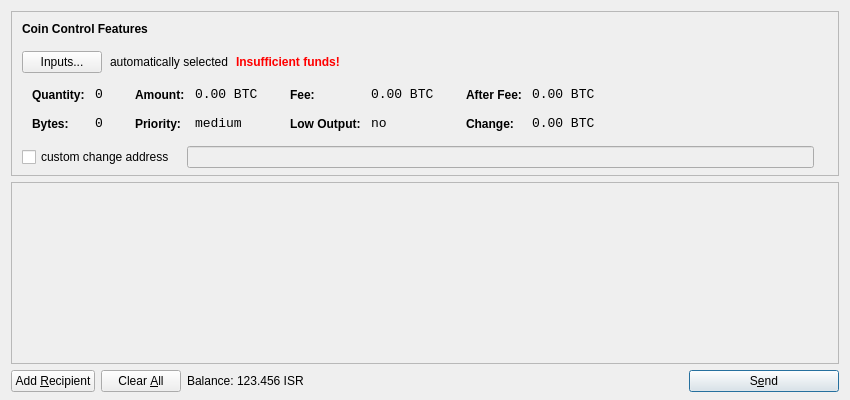
<?xml version="1.0" encoding="UTF-8"?>
<ui version="4.0">
 <class>SendCoinsDialog</class>
 <widget class="QDialog" name="SendCoinsDialog">
  <property name="geometry">
   <rect>
    <x>0</x>
    <y>0</y>
    <width>850</width>
    <height>400</height>
   </rect>
  </property>
  <property name="windowTitle">
   <string>Send Coins</string>
  </property>
  <layout class="QVBoxLayout" name="verticalLayout" stretch="0,1,0">
   <property name="bottomMargin">
    <number>8</number>
   </property>
   <item>
    <widget class="QFrame" name="frameCoinControl">
     <property name="sizePolicy">
      <sizepolicy hsizetype="Expanding" vsizetype="Expanding">
       <horstretch>0</horstretch>
       <verstretch>0</verstretch>
      </sizepolicy>
     </property>
     <property name="maximumSize">
      <size>
       <width>16777215</width>
       <height>16777215</height>
      </size>
     </property>
     <property name="frameShape">
      <enum>QFrame::StyledPanel</enum>
     </property>
     <property name="frameShadow">
      <enum>QFrame::Sunken</enum>
     </property>
     <layout class="QVBoxLayout" name="verticalLayoutCoinControl2">
      <property name="spacing">
       <number>-1</number>
      </property>
      <property name="leftMargin">
       <number>0</number>
      </property>
      <property name="topMargin">
       <number>0</number>
      </property>
      <property name="rightMargin">
       <number>0</number>
      </property>
      <property name="bottomMargin">
       <number>6</number>
      </property>
      <item>
       <layout class="QVBoxLayout" name="verticalLayoutCoinControl" stretch="0,0,0,0,1">
        <property name="spacing">
         <number>0</number>
        </property>
        <property name="leftMargin">
         <number>10</number>
        </property>
        <property name="topMargin">
         <number>10</number>
        </property>
        <item>
         <layout class="QHBoxLayout" name="horizontalLayoutCoinControl1">
          <property name="bottomMargin">
           <number>15</number>
          </property>
          <item>
           <widget class="QLabel" name="labelCoinControlFeatures">
            <property name="sizePolicy">
             <sizepolicy hsizetype="Preferred" vsizetype="Maximum">
              <horstretch>0</horstretch>
              <verstretch>0</verstretch>
             </sizepolicy>
            </property>
            <property name="font">
             <font>
              <weight>75</weight>
              <bold>true</bold>
             </font>
            </property>
            <property name="styleSheet">
             <string notr="true">font-weight:bold;</string>
            </property>
            <property name="text">
             <string>Coin Control Features</string>
            </property>
           </widget>
          </item>
         </layout>
        </item>
        <item>
         <layout class="QHBoxLayout" name="horizontalLayoutCoinControl2" stretch="0,0,0,0">
          <property name="spacing">
           <number>8</number>
          </property>
          <property name="bottomMargin">
           <number>10</number>
          </property>
          <item>
           <widget class="QPushButton" name="pushButtonCoinControl">
            <property name="styleSheet">
             <string notr="true"/>
            </property>
            <property name="text">
             <string>Inputs...</string>
            </property>
           </widget>
          </item>
          <item>
           <widget class="QLabel" name="labelCoinControlAutomaticallySelected">
            <property name="text">
             <string>automatically selected</string>
            </property>
            <property name="margin">
             <number>5</number>
            </property>
           </widget>
          </item>
          <item>
           <widget class="QLabel" name="labelCoinControlInsuffFunds">
            <property name="font">
             <font>
              <weight>75</weight>
              <bold>true</bold>
             </font>
            </property>
            <property name="styleSheet">
             <string notr="true">color:red;font-weight:bold;</string>
            </property>
            <property name="text">
             <string>Insufficient funds!</string>
            </property>
            <property name="margin">
             <number>5</number>
            </property>
           </widget>
          </item>
          <item>
           <spacer name="horizontalSpacerCoinControl">
            <property name="orientation">
             <enum>Qt::Horizontal</enum>
            </property>
            <property name="sizeHint" stdset="0">
             <size>
              <width>40</width>
              <height>1</height>
             </size>
            </property>
           </spacer>
          </item>
         </layout>
        </item>
        <item>
         <widget class="QWidget" name="widgetCoinControl" native="true">
          <property name="sizePolicy">
           <sizepolicy hsizetype="Preferred" vsizetype="Preferred">
            <horstretch>0</horstretch>
            <verstretch>0</verstretch>
           </sizepolicy>
          </property>
          <property name="minimumSize">
           <size>
            <width>0</width>
            <height>0</height>
           </size>
          </property>
          <property name="styleSheet">
           <string notr="true"/>
          </property>
          <layout class="QHBoxLayout" name="horizontalLayoutCoinControl5">
           <property name="margin">
            <number>0</number>
           </property>
           <item>
            <layout class="QHBoxLayout" name="horizontalLayoutCoinControl3" stretch="0,0,0,1">
             <property name="spacing">
              <number>20</number>
             </property>
             <property name="topMargin">
              <number>0</number>
             </property>
             <property name="bottomMargin">
              <number>10</number>
             </property>
             <item>
              <layout class="QFormLayout" name="formLayoutCoinControl1">
               <property name="horizontalSpacing">
                <number>10</number>
               </property>
               <property name="verticalSpacing">
                <number>14</number>
               </property>
               <property name="leftMargin">
                <number>10</number>
               </property>
               <property name="topMargin">
                <number>4</number>
               </property>
               <property name="rightMargin">
                <number>6</number>
               </property>
               <item row="0" column="0">
                <widget class="QLabel" name="labelCoinControlQuantityText">
                 <property name="styleSheet">
                  <string notr="true">font-weight:bold;</string>
                 </property>
                 <property name="text">
                  <string>Quantity:</string>
                 </property>
                 <property name="margin">
                  <number>0</number>
                 </property>
                </widget>
               </item>
               <item row="0" column="1">
                <widget class="QLabel" name="labelCoinControlQuantity">
                 <property name="font">
                  <font>
                   <family>Monospace</family>
                   <pointsize>10</pointsize>
                  </font>
                 </property>
                 <property name="cursor">
                  <cursorShape>IBeamCursor</cursorShape>
                 </property>
                 <property name="contextMenuPolicy">
                  <enum>Qt::ActionsContextMenu</enum>
                 </property>
                 <property name="text">
                  <string notr="true">0</string>
                 </property>
                 <property name="margin">
                  <number>0</number>
                 </property>
                 <property name="textInteractionFlags">
                  <set>Qt::LinksAccessibleByMouse|Qt::TextSelectableByKeyboard|Qt::TextSelectableByMouse</set>
                 </property>
                </widget>
               </item>
               <item row="1" column="0">
                <widget class="QLabel" name="labelCoinControlBytesText">
                 <property name="styleSheet">
                  <string notr="true">font-weight:bold;</string>
                 </property>
                 <property name="text">
                  <string>Bytes:</string>
                 </property>
                </widget>
               </item>
               <item row="1" column="1">
                <widget class="QLabel" name="labelCoinControlBytes">
                 <property name="font">
                  <font>
                   <family>Monospace</family>
                   <pointsize>10</pointsize>
                  </font>
                 </property>
                 <property name="cursor">
                  <cursorShape>IBeamCursor</cursorShape>
                 </property>
                 <property name="contextMenuPolicy">
                  <enum>Qt::ActionsContextMenu</enum>
                 </property>
                 <property name="text">
                  <string notr="true">0</string>
                 </property>
                 <property name="textInteractionFlags">
                  <set>Qt::LinksAccessibleByMouse|Qt::TextSelectableByKeyboard|Qt::TextSelectableByMouse</set>
                 </property>
                </widget>
               </item>
              </layout>
             </item>
             <item>
              <layout class="QFormLayout" name="formLayoutCoinControl2">
               <property name="horizontalSpacing">
                <number>10</number>
               </property>
               <property name="verticalSpacing">
                <number>14</number>
               </property>
               <property name="leftMargin">
                <number>6</number>
               </property>
               <property name="topMargin">
                <number>4</number>
               </property>
               <property name="rightMargin">
                <number>6</number>
               </property>
               <item row="0" column="0">
                <widget class="QLabel" name="labelCoinControlAmountText">
                 <property name="styleSheet">
                  <string notr="true">font-weight:bold;</string>
                 </property>
                 <property name="text">
                  <string>Amount:</string>
                 </property>
                 <property name="margin">
                  <number>0</number>
                 </property>
                </widget>
               </item>
               <item row="0" column="1">
                <widget class="QLabel" name="labelCoinControlAmount">
                 <property name="font">
                  <font>
                   <family>Monospace</family>
                   <pointsize>10</pointsize>
                  </font>
                 </property>
                 <property name="cursor">
                  <cursorShape>IBeamCursor</cursorShape>
                 </property>
                 <property name="contextMenuPolicy">
                  <enum>Qt::ActionsContextMenu</enum>
                 </property>
                 <property name="text">
                  <string notr="true">0.00 BTC</string>
                 </property>
                 <property name="textInteractionFlags">
                  <set>Qt::LinksAccessibleByMouse|Qt::TextSelectableByKeyboard|Qt::TextSelectableByMouse</set>
                 </property>
                </widget>
               </item>
               <item row="1" column="0">
                <widget class="QLabel" name="labelCoinControlPriorityText">
                 <property name="styleSheet">
                  <string notr="true">font-weight:bold;</string>
                 </property>
                 <property name="text">
                  <string>Priority:</string>
                 </property>
                </widget>
               </item>
               <item row="1" column="1">
                <widget class="QLabel" name="labelCoinControlPriority">
                 <property name="font">
                  <font>
                   <family>Monospace</family>
                   <pointsize>10</pointsize>
                  </font>
                 </property>
                 <property name="cursor">
                  <cursorShape>IBeamCursor</cursorShape>
                 </property>
                 <property name="contextMenuPolicy">
                  <enum>Qt::ActionsContextMenu</enum>
                 </property>
                 <property name="text">
                  <string>medium</string>
                 </property>
                 <property name="textInteractionFlags">
                  <set>Qt::LinksAccessibleByMouse|Qt::TextSelectableByKeyboard|Qt::TextSelectableByMouse</set>
                 </property>
                </widget>
               </item>
              </layout>
             </item>
             <item>
              <layout class="QFormLayout" name="formLayoutCoinControl3">
               <property name="horizontalSpacing">
                <number>10</number>
               </property>
               <property name="verticalSpacing">
                <number>14</number>
               </property>
               <property name="leftMargin">
                <number>6</number>
               </property>
               <property name="topMargin">
                <number>4</number>
               </property>
               <property name="rightMargin">
                <number>6</number>
               </property>
               <item row="0" column="0">
                <widget class="QLabel" name="labelCoinControlFeeText">
                 <property name="styleSheet">
                  <string notr="true">font-weight:bold;</string>
                 </property>
                 <property name="text">
                  <string>Fee:</string>
                 </property>
                 <property name="margin">
                  <number>0</number>
                 </property>
                </widget>
               </item>
               <item row="0" column="1">
                <widget class="QLabel" name="labelCoinControlFee">
                 <property name="font">
                  <font>
                   <family>Monospace</family>
                   <pointsize>10</pointsize>
                  </font>
                 </property>
                 <property name="cursor">
                  <cursorShape>IBeamCursor</cursorShape>
                 </property>
                 <property name="contextMenuPolicy">
                  <enum>Qt::ActionsContextMenu</enum>
                 </property>
                 <property name="text">
                  <string notr="true">0.00 BTC</string>
                 </property>
                 <property name="textInteractionFlags">
                  <set>Qt::LinksAccessibleByMouse|Qt::TextSelectableByKeyboard|Qt::TextSelectableByMouse</set>
                 </property>
                </widget>
               </item>
               <item row="1" column="0">
                <widget class="QLabel" name="labelCoinControlLowOutputText">
                 <property name="styleSheet">
                  <string notr="true">font-weight:bold;</string>
                 </property>
                 <property name="text">
                  <string>Low Output:</string>
                 </property>
                </widget>
               </item>
               <item row="1" column="1">
                <widget class="QLabel" name="labelCoinControlLowOutput">
                 <property name="font">
                  <font>
                   <family>Monospace</family>
                   <pointsize>10</pointsize>
                  </font>
                 </property>
                 <property name="cursor">
                  <cursorShape>IBeamCursor</cursorShape>
                 </property>
                 <property name="contextMenuPolicy">
                  <enum>Qt::ActionsContextMenu</enum>
                 </property>
                 <property name="text">
                  <string>no</string>
                 </property>
                 <property name="textInteractionFlags">
                  <set>Qt::LinksAccessibleByMouse|Qt::TextSelectableByKeyboard|Qt::TextSelectableByMouse</set>
                 </property>
                </widget>
               </item>
              </layout>
             </item>
             <item>
              <layout class="QFormLayout" name="formLayoutCoinControl4">
               <property name="horizontalSpacing">
                <number>10</number>
               </property>
               <property name="verticalSpacing">
                <number>14</number>
               </property>
               <property name="leftMargin">
                <number>6</number>
               </property>
               <property name="topMargin">
                <number>4</number>
               </property>
               <property name="rightMargin">
                <number>6</number>
               </property>
               <item row="0" column="0">
                <widget class="QLabel" name="labelCoinControlAfterFeeText">
                 <property name="styleSheet">
                  <string notr="true">font-weight:bold;</string>
                 </property>
                 <property name="text">
                  <string>After Fee:</string>
                 </property>
                 <property name="margin">
                  <number>0</number>
                 </property>
                </widget>
               </item>
               <item row="0" column="1">
                <widget class="QLabel" name="labelCoinControlAfterFee">
                 <property name="font">
                  <font>
                   <family>Monospace</family>
                   <pointsize>10</pointsize>
                  </font>
                 </property>
                 <property name="cursor">
                  <cursorShape>IBeamCursor</cursorShape>
                 </property>
                 <property name="contextMenuPolicy">
                  <enum>Qt::ActionsContextMenu</enum>
                 </property>
                 <property name="text">
                  <string notr="true">0.00 BTC</string>
                 </property>
                 <property name="textInteractionFlags">
                  <set>Qt::LinksAccessibleByMouse|Qt::TextSelectableByKeyboard|Qt::TextSelectableByMouse</set>
                 </property>
                </widget>
               </item>
               <item row="1" column="0">
                <widget class="QLabel" name="labelCoinControlChangeText">
                 <property name="styleSheet">
                  <string notr="true">font-weight:bold;</string>
                 </property>
                 <property name="text">
                  <string>Change:</string>
                 </property>
                </widget>
               </item>
               <item row="1" column="1">
                <widget class="QLabel" name="labelCoinControlChange">
                 <property name="font">
                  <font>
                   <family>Monospace</family>
                   <pointsize>10</pointsize>
                  </font>
                 </property>
                 <property name="cursor">
                  <cursorShape>IBeamCursor</cursorShape>
                 </property>
                 <property name="contextMenuPolicy">
                  <enum>Qt::ActionsContextMenu</enum>
                 </property>
                 <property name="text">
                  <string notr="true">0.00 BTC</string>
                 </property>
                 <property name="textInteractionFlags">
                  <set>Qt::LinksAccessibleByMouse|Qt::TextSelectableByKeyboard|Qt::TextSelectableByMouse</set>
                 </property>
                </widget>
               </item>
              </layout>
             </item>
            </layout>
           </item>
          </layout>
         </widget>
        </item>
        <item>
         <layout class="QHBoxLayout" name="horizontalLayoutCoinControl4" stretch="0,0,0">
          <property name="spacing">
           <number>12</number>
          </property>
          <property name="sizeConstraint">
           <enum>QLayout::SetDefaultConstraint</enum>
          </property>
          <property name="topMargin">
           <number>5</number>
          </property>
          <property name="rightMargin">
           <number>5</number>
          </property>
          <item>
           <widget class="QCheckBox" name="checkBoxCoinControlChange">
            <property name="text">
             <string>custom change address</string>
            </property>
           </widget>
          </item>
          <item>
           <widget class="QLineEdit" name="lineEditCoinControlChange">
            <property name="enabled">
             <bool>false</bool>
            </property>
            <property name="sizePolicy">
             <sizepolicy hsizetype="Expanding" vsizetype="Fixed">
              <horstretch>0</horstretch>
              <verstretch>0</verstretch>
             </sizepolicy>
            </property>
           </widget>
          </item>
          <item>
           <widget class="QLabel" name="labelCoinControlChangeLabel">
            <property name="sizePolicy">
             <sizepolicy hsizetype="Preferred" vsizetype="Expanding">
              <horstretch>0</horstretch>
              <verstretch>0</verstretch>
             </sizepolicy>
            </property>
            <property name="minimumSize">
             <size>
              <width>0</width>
              <height>0</height>
             </size>
            </property>
            <property name="text">
             <string/>
            </property>
            <property name="margin">
             <number>3</number>
            </property>
           </widget>
          </item>
         </layout>
        </item>
        <item>
         <spacer name="verticalSpacerCoinControl">
          <property name="orientation">
           <enum>Qt::Vertical</enum>
          </property>
          <property name="sizeHint" stdset="0">
           <size>
            <width>800</width>
            <height>1</height>
           </size>
          </property>
         </spacer>
        </item>
       </layout>
      </item>
     </layout>
    </widget>
   </item>
   <item>
    <widget class="QScrollArea" name="scrollArea">
     <property name="widgetResizable">
      <bool>true</bool>
     </property>
     <widget class="QWidget" name="scrollAreaWidgetContents">
      <property name="geometry">
       <rect>
        <x>0</x>
        <y>0</y>
        <width>830</width>
        <height>165</height>
       </rect>
      </property>
      <layout class="QVBoxLayout" name="verticalLayout_2">
       <property name="margin">
        <number>0</number>
       </property>
       <item>
        <layout class="QVBoxLayout" name="entries">
         <property name="spacing">
          <number>6</number>
         </property>
        </layout>
       </item>
       <item>
        <spacer name="verticalSpacer">
         <property name="orientation">
          <enum>Qt::Vertical</enum>
         </property>
         <property name="sizeHint" stdset="0">
          <size>
           <width>20</width>
           <height>40</height>
          </size>
         </property>
        </spacer>
       </item>
      </layout>
     </widget>
    </widget>
   </item>
   <item>
    <layout class="QHBoxLayout" name="horizontalLayout">
     <item>
      <widget class="QPushButton" name="addButton">
       <property name="toolTip">
        <string>Send to multiple recipients at once</string>
       </property>
       <property name="text">
        <string>Add &amp;Recipient</string>
       </property>
       <property name="icon">
        <iconset resource="../bitcoin.qrc">
         <normaloff>:/icons/add</normaloff>:/icons/add</iconset>
       </property>
       <property name="autoDefault">
        <bool>false</bool>
       </property>
      </widget>
     </item>
     <item>
      <widget class="QPushButton" name="clearButton">
       <property name="sizePolicy">
        <sizepolicy hsizetype="Minimum" vsizetype="Fixed">
         <horstretch>0</horstretch>
         <verstretch>0</verstretch>
        </sizepolicy>
       </property>
       <property name="toolTip">
        <string>Remove all transaction fields</string>
       </property>
       <property name="text">
        <string>Clear &amp;All</string>
       </property>
       <property name="icon">
        <iconset resource="../bitcoin.qrc">
         <normaloff>:/icons/remove</normaloff>:/icons/remove</iconset>
       </property>
       <property name="autoRepeatDelay">
        <number>300</number>
       </property>
       <property name="autoDefault">
        <bool>false</bool>
       </property>
      </widget>
     </item>
     <item>
      <layout class="QHBoxLayout" name="horizontalLayout_2">
       <property name="spacing">
        <number>3</number>
       </property>
       <item>
        <widget class="QLabel" name="label">
         <property name="text">
          <string>Balance:</string>
         </property>
        </widget>
       </item>
       <item>
        <widget class="QLabel" name="labelBalance">
         <property name="cursor">
          <cursorShape>IBeamCursor</cursorShape>
         </property>
         <property name="text">
          <string>123.456 ISR</string>
         </property>
         <property name="textInteractionFlags">
          <set>Qt::LinksAccessibleByMouse|Qt::TextSelectableByKeyboard|Qt::TextSelectableByMouse</set>
         </property>
        </widget>
       </item>
      </layout>
     </item>
     <item>
      <spacer name="horizontalSpacer">
       <property name="orientation">
        <enum>Qt::Horizontal</enum>
       </property>
       <property name="sizeHint" stdset="0">
        <size>
         <width>40</width>
         <height>20</height>
        </size>
       </property>
      </spacer>
     </item>
     <item>
      <widget class="QPushButton" name="sendButton">
       <property name="minimumSize">
        <size>
         <width>150</width>
         <height>0</height>
        </size>
       </property>
       <property name="toolTip">
        <string>Confirm the send action</string>
       </property>
       <property name="text">
        <string>S&amp;end</string>
       </property>
       <property name="icon">
        <iconset resource="../bitcoin.qrc">
         <normaloff>:/icons/send</normaloff>:/icons/send</iconset>
       </property>
       <property name="default">
        <bool>true</bool>
       </property>
      </widget>
     </item>
    </layout>
   </item>
  </layout>
 </widget>
 <resources>
  <include location="../bitcoin.qrc"/>
 </resources>
 <connections/>
</ui>
